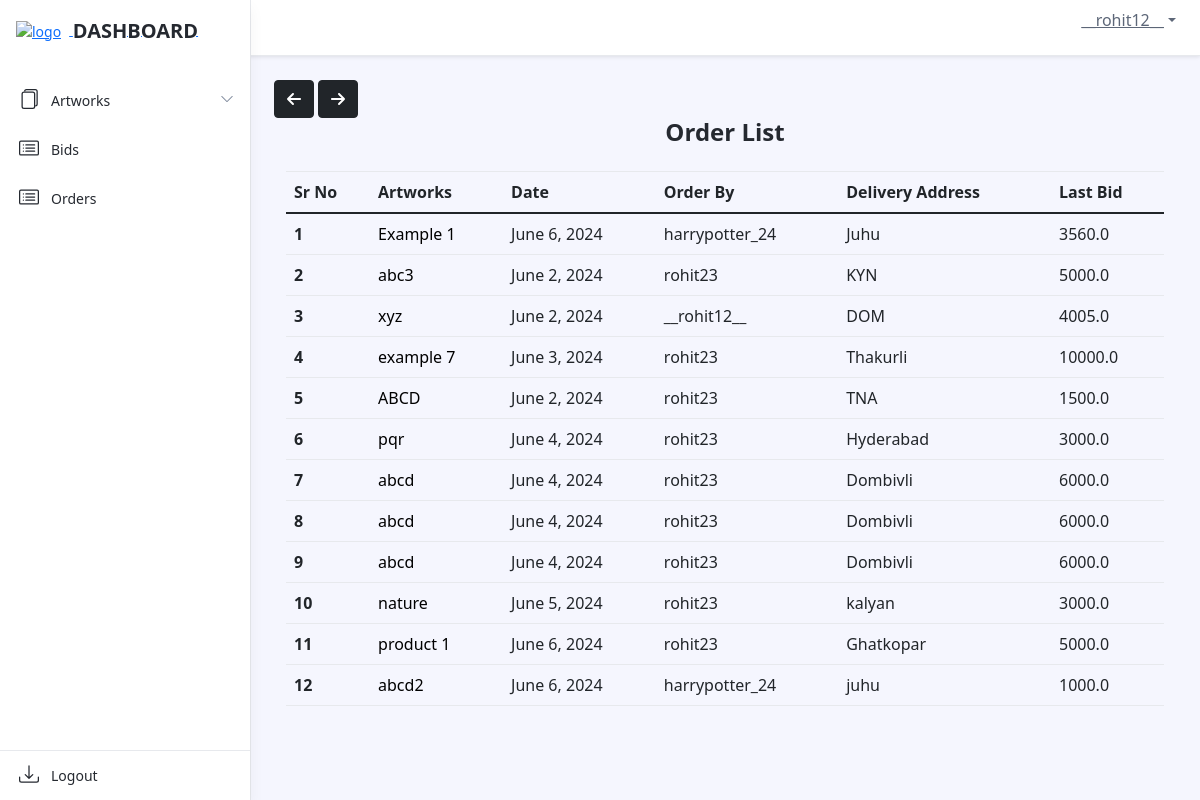
Page /dashboard/order/ (signed in) on the earlier database version.
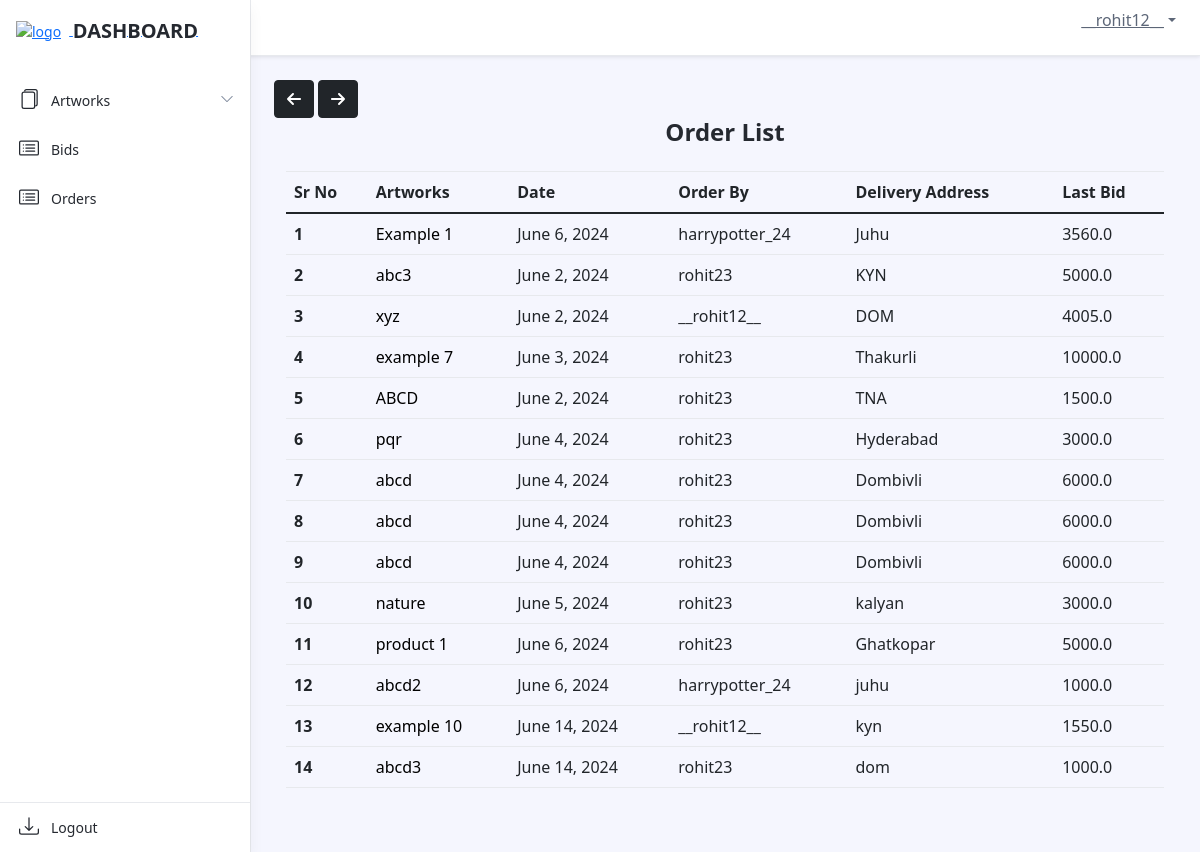
Same page on the later database version.
### dashboard/models.py (models this page shows, shortened)
class OrderModel(models.Model):
    user = models.ForeignKey(settings.AUTH_USER_MODEL, on_delete=models.CASCADE)
    product = models.ForeignKey(Artwork, on_delete=models.CASCADE)
    order_date = models.DateField(auto_now_add=True)
    order_qty = models.IntegerField(default=0, null=False)
    delivery_at = models.TextField(default=" ", null=False)
    order_price = models.FloatField(default=0, null=False)

class Artwork(models.Model):
    product_id = models.CharField(max_length=255, default="")
    product_name = models.CharField(max_length=255, default="", blank=False, null=False)
    product_price = models.IntegerField(default=0, null=False)
    opening_bid = models.IntegerField(default=0)
    product_cat = models.ForeignKey('Catalogue', on_delete=models.CASCADE)
    product_qty = models.IntegerField(default=0)
    product_image = models.ImageField(upload_to='arts/')
    dimension_unit = models.CharField(max_length=2, choices=[('cm', 'Centimeters'), ('ft', 'Feet')])
    length_in_centimeters = models.FloatField(default=0.0, blank=True, null=True)
    width_in_centimeters = models.FloatField(default=0.0, blank=True, null=True)
    foot = models.FloatField(default=0, blank=True, null=True)
    inches = models.FloatField(default=0, blank=True, null=True)
    end_date = models.DateField()
    user = models.ForeignKey(settings.AUTH_USER_MODEL, on_delete=models.CASCADE)
    is_sold = models.BooleanField(default=False)
    def __str__(self):
        return self.product_name

### dashboard/views.py (the view)
# urls.py: path('order/', views.OrderListView.as_view(), name="order_list"),
class OrderListView(LoginRequiredMixin, ListView):
    model = OrderModel
    template_name = 'dashboard/ordermodel_list.html'
    def get_queryset(self):
        if self.request.user.groups.filter(name='SellerGroup').exists():
            return OrderModel.objects.filter(product__user=self.request.user)
        else:
            return OrderModel.objects.filter(user=self.request.user)

### art/context_processors.py (called while the page is built)
def catalogue_list(request):
    return {"catalogue_list": Catalogue.objects.all()}

### dashboard/models.py (called while the page is built)
    def __str__(self):
        return self.cat_name

### dashboard/templatetags/auth_extras.py (called while the page is built)
@register.filter(name='has_group')
def has_group(user, group_name):
    group = Group.objects.get(name=group_name)
    return True if group in user.groups.all() else False

### templates/dashboard/ordermodel_list.html (shortened to what this page needs)
{% extends './base.html' %}
{% load static %}
{% block links %}
<link rel="stylesheet" href="{% static 'dashboard/css/ordermodel_list.css' %}">
<link rel="stylesheet" href="https://stackpath.bootstrapcdn.com/bootstrap/4.5.2/css/bootstrap.min.css">
{% endblock %}
{% block content %}
{% include './includes/header.html' %}
{% include "art/arrow_button.html" %}
{% load auth_extras %}
<div class="app-wrapper">
    <div class="app-content pt-3 p-md-3 p-lg-4">
        <button onclick="goBack()" class="btn btn-dark"><i class="fa-solid fa-arrow-left"></i></button>
        <button onclick="goForward()" class="btn btn-dark"><i class="fa-solid fa-arrow-right"></i></button>
        <div class="container-xl">
            <h1 class="app-page-title">Order List</h1>
            <div class="row g-4 mb-4">
                <table class="table">
                    <thead>
                        <tr>
                            <th scope="col">Sr No</th>
                            <th scope="col">Artworks</th>
                            <th scope="col">Date</th>
                            {% if user|has_group:"SellerGroup" %}
                            <th scope="col">Order By</th>
                            {% endif %}
                            <th scope="col">Delivery Address</th>
                            <th scope="col">Last Bid</th>
                        </tr>
                    </thead>
                    <tbody>
                        {% for order in object_list %}
                        <tr>
                            <th scope="row">{{ forloop.counter }}</th>
                            <td>
                                <a href="#" class="artworks-order" data-toggle="modal" data-target="#productModal{{ order.product.id }}">{{ order.product }}</a>
                            </td>
                            <td>{{ order.order_date }}</td>
                            {% if user|has_group:"SellerGroup" %}
                            <td>{{ order.user }}</td>
                            {% endif %}
                            <td>{{ order.delivery_at }}</td>
                            <td>{{ order.order_price }}</td>
                        </tr>
                        {% empty %}
                        <tr>
                            <td colspan="7" class="text-center">
                                <h3 class="open-sans-empty">No artworks to show</h3>
                            </td>
                        </tr>
                        {% endfor %}
                    </tbody>
                </table>
            </div>
        </div>
    </div>
</div>
{% endblock %}

Differences in the rows shown:
added OrderModel: product "example 10", order_date "June 14, 2024", user "__rohit12__", delivery_at "kyn", order_price "1550.0"
added OrderModel: product "abcd3", order_date "June 14, 2024", user "rohit23", delivery_at "dom", order_price "1000.0"
